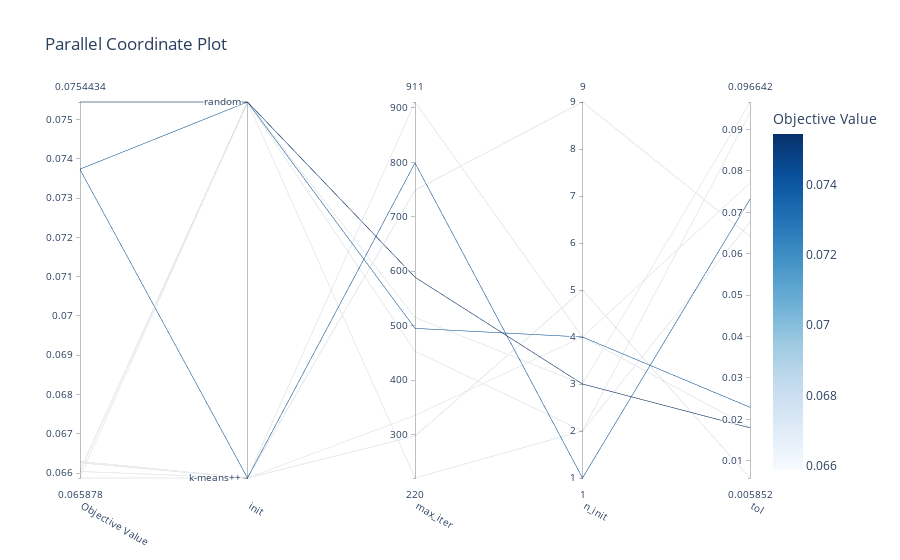

The code cell stored with this chart in its notebook:
### Markdown cell above
From this plot can be observed that the most important hyperparameteres (excluding the number of clusters) is n_init which is the number of times the algorithm will run with different centroids. We can see also that it does not make a big difference wether to initialize the centroids randomly or using k-means++ technique, which chooses the centroids using sampling based on an empirical probability distribution of the points contribution to the overall inertia.

### Code cell
optuna.visualization.plot_parallel_coordinate(study)

### Figure 1 — Plotly figure (JSON) as saved in the notebook; plotly's stock layout.template omitted (floating-point values rounded to 4 significant figures)
{"data": [{"dimensions": [{"label": "Objective Value", "range": [0.06588, 0.07544], "values": [0.06588, 0.06627, 0.07373, 0.0663, 0.06604, 0.07374, 0.0659, 0.07544, 0.06608, 0.06604]}, {"label": "init", "range": [0, 1], "ticktext": ["k-means++", "random"], "tickvals": [0, 1], "values": [0, 0, 0, 0, 1, 1, 1, 1, 1, 0]}, {"label": "max_iter", "range": [220, 911], "values": [335, 297, 799, 749, 453, 495, 515, 589, 220, 911]}, {"label": "n_init", "range": [1, 9], "values": [4, 5, 1, 9, 2, 4, 3, 3, 2, 4]}, {"label": "tol", "range": [0.005852, 0.09664], "values": [0.07708, 0.005852, 0.07319, 0.0642, 0.06761, 0.02292, 0.09664, 0.01796, 0.09405, 0.01808]}], "labelangle": 30, "labelside": "bottom", "line": {"color": [0.06588, 0.06627, 0.07373, 0.0663, 0.06604, 0.07374, 0.0659, 0.07544, 0.06608, 0.06604], "colorbar": {"title": {"text": "Objective Value"}}, "colorscale": [[0, "rgb(247,251,255)"], [0.125, "rgb(222,235,247)"], [0.25, "rgb(198,219,239)"], [0.375, "rgb(158,202,225)"], [0.5, "rgb(107,174,214)"], [0.625, "rgb(66,146,198)"], [0.75, "rgb(33,113,181)"], [0.875, "rgb(8,81,156)"], [1, "rgb(8,48,107)"]], "reversescale": false, "showscale": true}, "type": "parcoords"}], "layout": {"title": {"text": "Parallel Coordinate Plot"}}}
